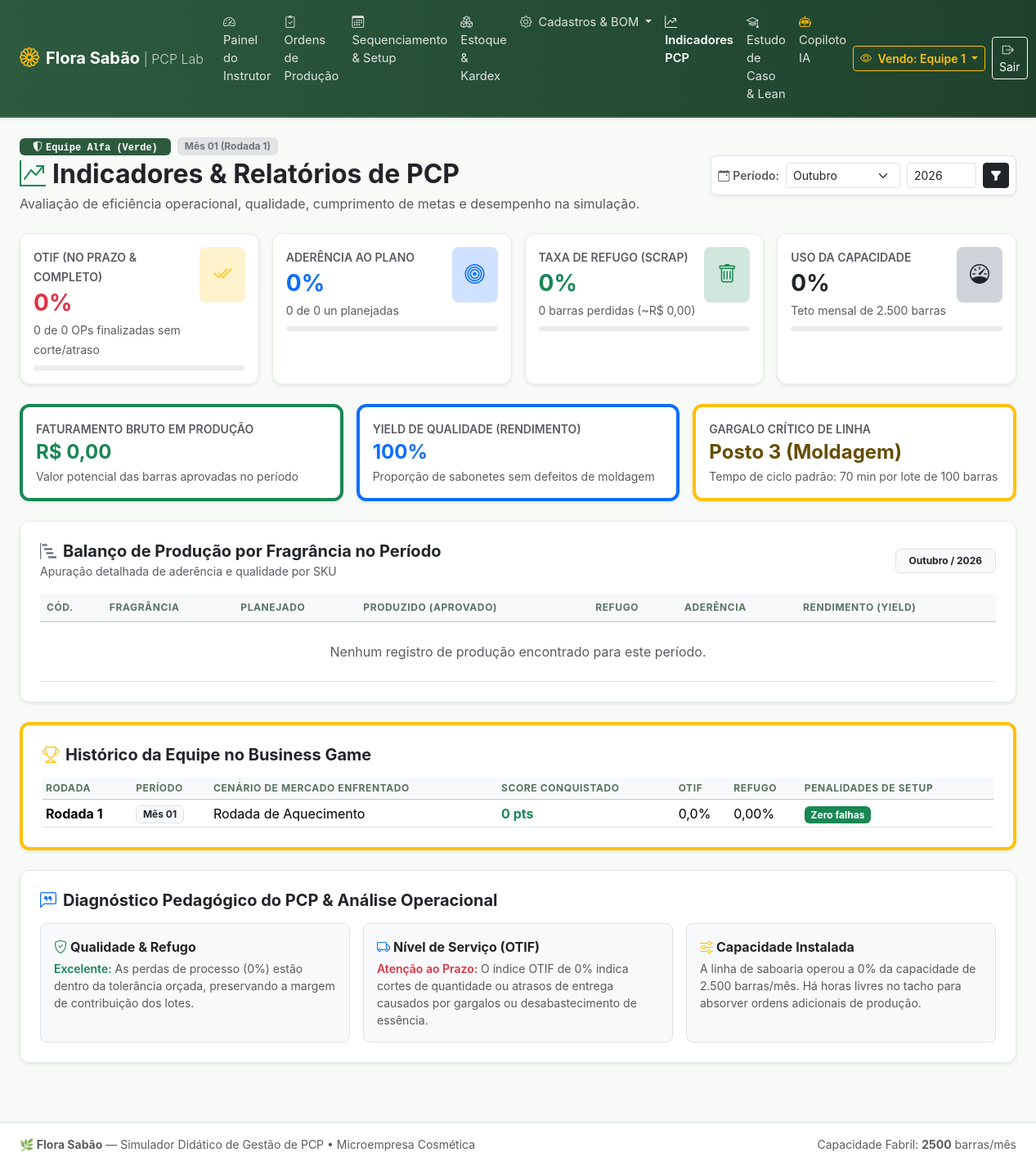
The page /pages/relatorios.php (signed in) on the database its author committed.
### tables this page shows
CREATE TABLE `equipes` (
    `id`                  INT AUTO_INCREMENT PRIMARY KEY,
    `nome`                VARCHAR(60) NOT NULL UNIQUE,
    `codigo_acesso`       VARCHAR(40) NOT NULL UNIQUE,
    `cor_hex`             VARCHAR(10) NOT NULL DEFAULT '#2d5a3f',
    `caixa_disponivel`    DECIMAL(12,2) NOT NULL DEFAULT 15000.00,
    `score_total`         INT NOT NULL DEFAULT 0,
    `tacho_ultimo_aroma`  VARCHAR(10) NOT NULL DEFAULT 'LAV',
    `tacho_higienizado`   TINYINT(1) NOT NULL DEFAULT 1,
    `rodadas_no_vermelho` INT NOT NULL DEFAULT 0,
    `falida`              TINYINT(1) NOT NULL DEFAULT 0,
    `data_falencia`       DATETIME NULL,
    `ativo`               TINYINT(1) NOT NULL DEFAULT 1,
    `created_at`          DATETIME DEFAULT CURRENT_TIMESTAMP
);

CREATE TABLE `jogo_rodadas` (
    `id`               INT AUTO_INCREMENT PRIMARY KEY,
    `numero_rodada`    INT NOT NULL DEFAULT 1,
    `mes_ano`          VARCHAR(20) NOT NULL DEFAULT 'Mês 01',
    `status`           ENUM('aberta','processando','encerrada') NOT NULL DEFAULT 'aberta',
    `evento_titulo`    VARCHAR(100) NOT NULL DEFAULT 'Mercado Estavel',
    `evento_descricao` TEXT NULL,
    `fator_demanda`    DECIMAL(4,2) NOT NULL DEFAULT 1.00,
    `created_at`       DATETIME DEFAULT CURRENT_TIMESTAMP
);

CREATE TABLE `ranking_rodadas` (
    `id`                INT AUTO_INCREMENT PRIMARY KEY,
    `rodada_id`         INT NOT NULL,
    `equipe_id`         INT NOT NULL,
    `score_rodada`      INT NOT NULL DEFAULT 0,
    `lucro_liquido`     DECIMAL(12,2) NOT NULL DEFAULT 0.00,
    `otif_perc`         DECIMAL(5,2)  NOT NULL DEFAULT 0.00,
    `taxa_refugo`       DECIMAL(5,2)  NOT NULL DEFAULT 0.00,
    `tempo_setup_total` INT NOT NULL DEFAULT 0,
    `penalidades`       INT NOT NULL DEFAULT 0,
    `created_at`        DATETIME DEFAULT CURRENT_TIMESTAMP,
    FOREIGN KEY (`rodada_id`) REFERENCES `jogo_rodadas`(`id`) ON DELETE CASCADE,
    FOREIGN KEY (`equipe_id`) REFERENCES `equipes`(`id`)      ON DELETE CASCADE,
    UNIQUE KEY `uk_rk_rodada_eq` (`rodada_id`, `equipe_id`)
);

### pages/relatorios.php (the view, shortened to what the rows shown need)
<?php
require_once __DIR__ . '/../config/database.php';
$equipe_id = getEquipeAtivaId();
$rodada_ativa = getRodadaAtiva($pdo);
$stmt_eq = $pdo->prepare("SELECT id, nome, cor_hex, caixa_disponivel, score_total FROM equipes WHERE id = ?");
$stmt_eq->execute([$equipe_id]);
$equipe_dados = $stmt_eq->fetch() ?: [
    'id' => $equipe_id,
    'nome' => 'Equipe ' . $equipe_id,
    'cor_hex' => '#2d5a3f',
    'caixa_disponivel' => 15000.00,
    'score_total' => 0
];
$stmt_rk = $pdo->prepare("
    SELECT rk.*, jr.numero_rodada, jr.mes_ano, jr.evento_titulo
    FROM ranking_rodadas rk
    JOIN jogo_rodadas jr ON rk.rodada_id = jr.id
    WHERE rk.equipe_id = ?
    ORDER BY jr.numero_rodada DESC
");
$stmt_rk->execute([$equipe_id]);
$historico_rodadas = $stmt_rk->fetchAll();
require_once __DIR__ . '/../includes/header.php';
?>
<div class="container-fluid px-4 pb-4">
    <div class="d-flex flex-column flex-md-row justify-content-between align-items-md-center gap-3 mb-4">
        <div>
            <div class="d-flex align-items-center gap-2 mb-1">
                <span class="badge text-white px-3 py-1 font-monospace" style="background-color: <?= htmlspecialchars($equipe_dados['cor_hex']) ?>;">
                    <i class="bi bi-shield-shaded me-1"></i><?= htmlspecialchars($equipe_dados['nome']) ?>
                </span>
                <span class="badge bg-secondary-subtle text-secondary border px-2 py-1">
                    <?= htmlspecialchars($rodada_ativa['mes_ano']) ?> (Rodada <?= (int)$rodada_ativa['numero_rodada'] ?>)
                </span>
            </div>
            <h2 class="fw-bold mb-1 text-dark">
                <i class="bi bi-graph-up-arrow text-success me-2"></i>Indicadores & Relatórios de PCP
            </h2>
        </div>
    </div>
    <div class="card card-custom bg-white p-4 mb-4 shadow-sm">
        <div class="table-responsive">
            <table class="table table-hover align-middle mb-0">
                <thead class="table-light small text-uppercase">
                    <tr>
                        <th>Cód.</th>
                        <th>Fragrância</th>
                        <th>Planejado</th>
                        <th>Produzido (Aprovado)</th>
                        <th>Refugo</th>
                        <th>Aderência</th>
                        <th>Rendimento (Yield)</th>
                    </tr>
                </thead>
            </table>
        </div>
    </div>
    <?php if (!empty($historico_rodadas)): ?>
    <div class="card card-custom bg-white p-4 mb-4 shadow-sm border-start border-4 border-warning">
        <div class="table-responsive">
            <table class="table table-sm table-hover align-middle mb-0">
                <thead class="table-light small text-uppercase">
                    <tr>
                        <th>Rodada</th>
                        <th>Período</th>
                        <th>Cenário de Mercado Enfrentado</th>
                        <th>Score Conquistado</th>
                        <th>OTIF</th>
                        <th>Refugo</th>
                        <th>Penalidades de Setup</th>
                    </tr>
                </thead>
                <tbody>
                    <?php foreach ($historico_rodadas as $hr): ?>
                    <tr>
                        <td class="fw-bold">Rodada <?= (int)$hr['numero_rodada'] ?></td>
                        <td><span class="badge bg-light text-dark border"><?= htmlspecialchars($hr['mes_ano']) ?></span></td>
                        <td><?= htmlspecialchars($hr['evento_titulo'] ?? 'Mercado Estável') ?></td>
                        <td><strong class="text-success fs-6"><?= (int)$hr['score_rodada'] ?> pts</strong></td>
                        <td><?= number_format((float)$hr['otif_perc'], 1, ',', '.') ?>%</td>
                        <td class="<?= (float)$hr['taxa_refugo'] > 3.0 ? 'text-danger fw-bold' : '' ?>">
                            <?= number_format((float)$hr['taxa_refugo'], 2, ',', '.') ?>%
                        </td>
                        <td>
                            <?php if ((int)$hr['penalidades'] > 0): ?>
                                <span class="badge bg-danger">-<?= (int)$hr['penalidades'] ?> pts</span>
                            <?php else: ?>
                                <span class="badge bg-success">Zero falhas</span>
                            <?php endif; ?>
                        </td>
                    </tr>
                    <?php endforeach; ?>
                </tbody>
            </table>
        </div>
    </div>
    <?php endif; ?>
</div>
<?php
require_once __DIR__ . '/../includes/footer.php';

### rows shown on the page
equipes: nome "Equipe Alfa (Verde)"
jogo_rodadas: mes_ano "Mês 01", numero_rodada "1"
ranking_rodadas: rodada.numero_rodada "1", rodada.mes_ano "Mês 01", rodada.evento_titulo "Rodada de Aquecimento", score_rodada "0", otif_perc "0,0", taxa_refugo "0,00", penalidades "Zero falhas"

### other values the page prints
$dashboard_label "Painel do Instrutor"
getEquipeAtivaId() "1"
$otif_perc "0"
$ops_otif "0"
$ops_finalizadas "0"
$aderencia_plano "0"
$total_produzido "0"
$total_planejado "0"
$taxa_refugo "0"
$total_refugo "0"
$custo_estimado_refugo "0,00"
$ocupacao_capacidade "0"
CAPACIDADE_MENSAL_BARRAS "2.500"
$faturamento_produzido "0,00"
$yield_qualidade "100"
